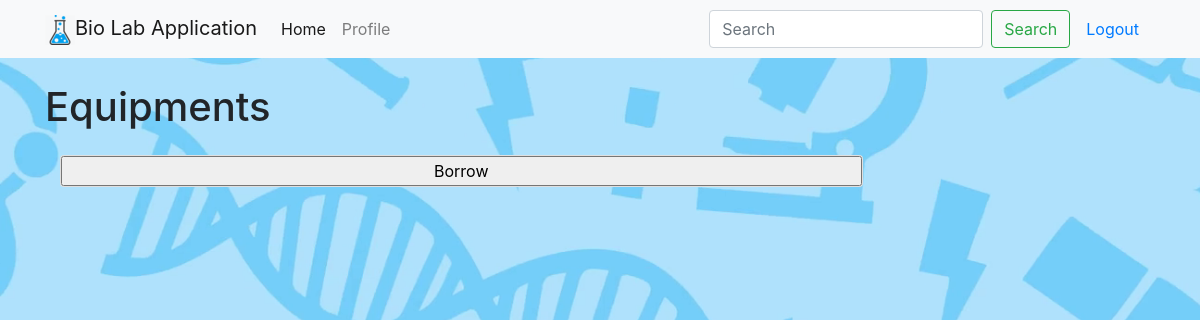
The page /cart/ (signed in) on the database as committed earlier.
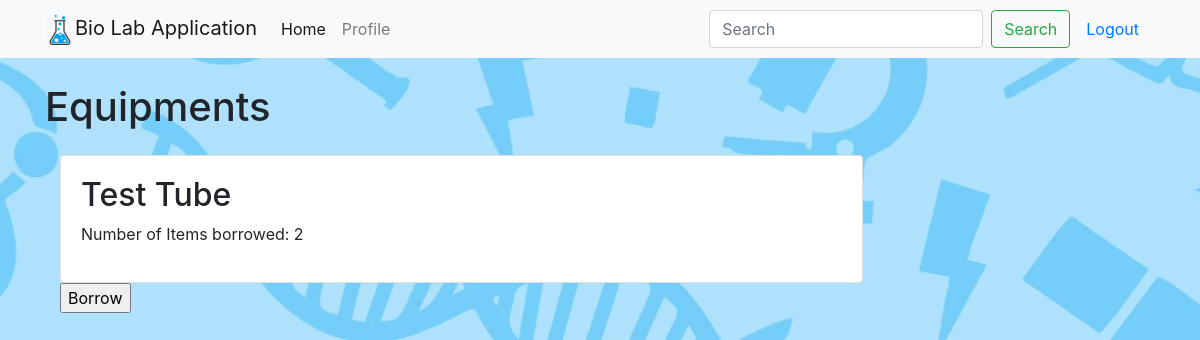
The same page on the database as committed later.
### equipment/models.py (models this page shows, shortened)
class Cart(models.Model):
	size_choices = (
		('S', 'Small'),
		('M', 'Medium'),
		('L', 'Large'),
		('XL', "Extra Large"),
	)
	functional_or_not_choices = (
		('Functional', 'Functional'),
		('Non-Functional', 'Non-Functional'),
	)
	user_b = models.ForeignKey(User, on_delete=models.CASCADE, null=True)
	name_of_equip = models.CharField(max_length = 100)
	num_of_items = models.IntegerField(null=True)
	siz = models.CharField(max_length = 2, choices = size_choices, blank = True)
	function_or_not = models.CharField(max_length = 15, choices= functional_or_not_choices, blank = True)
	equip_picture = models.CharField(max_length = 1000, null=True)

### equipment/views.py (the view)
# urls.py: path('cart/', eq.cart, name='cart'),
def cart(request):
	user_b = request.user
	return render(request, 'equipment/cart.html', {'user_b':user_b})

### student/models.py (called while the page is built)
    @property
    def is_active(self):
        return self.active

### equipment/templates/equipment/cart.html (shortened to what this page needs)
<!DOCTYPE html>
<html>
<head>
	<link rel="stylesheet" href="https://maxcdn.bootstrapcdn.com/bootstrap/4.0.0/css/bootstrap.min.css">
</head>
<body>
	<header class="site-header">
		<nav class="navbar navbar-expand-lg navbar-light bg-light">
			<div class="container">
				<a class="navbar-brand" href="#">
					<img src="/static/home/media/boiling_water-512.svg" alt="">Bio Lab Application
				</a>
				<div class="collapse navbar-collapse" id="navbarNavAltMarkup">
					<div class="navbar-nav">
				        <a class="nav-item nav-link active" href="{% url 'home' %}">Home</a>
				        <a class="nav-item nav-link" href="{% url 'profile' %}">Profile</a>
				    </div>
	  			</div>
	  			<form class="form-inline">
				    <input class="form-control mr-sm-2" type="search" placeholder="Search" aria-label="Search">
				    <button class="btn btn-outline-success my-2 my-sm-0" type="submit">Search</button>
				</form>
				<a class="nav-item nav-link" href="{% url 'log_out' %}">Logout</a>
			</div>
		</nav>
	</header>
	<main role="main" class="container">
		<div class="row">
	    	<div class="col-md-8">
	    	</div>
	    </div>
	</main>
<div class="container">
  <h1 class="my-4">Equipments
  </h1>
  <div class="col-lg-9">
    <div class="card mt-4">
    {% for cart in user_b.cart_set.all %}
      <div class="card-body">
        <h2>{{ cart.name_of_equip }}</h2>
        <p>Number of Items borrowed: {{ cart.num_of_items }}</p>
      </div>
    </div>
    {% endfor %}
    <input type="submit" value="Borrow">
  </div>
</div>

Rows that differ between the two databases and show on the page:
added Cart: name_of_equip "Test Tube", num_of_items "2"
